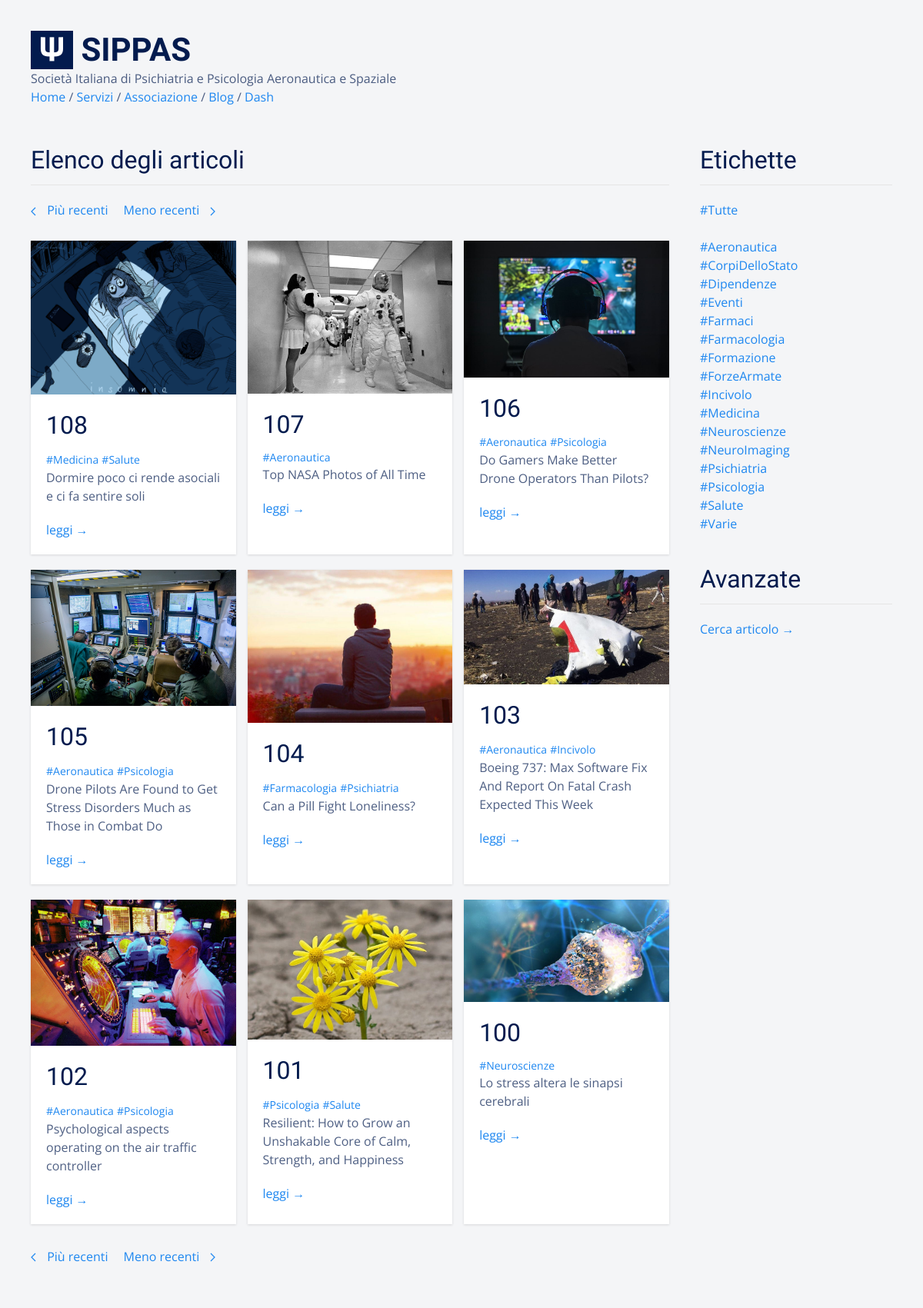
/blog/, run on an earlier commit of the app's database.
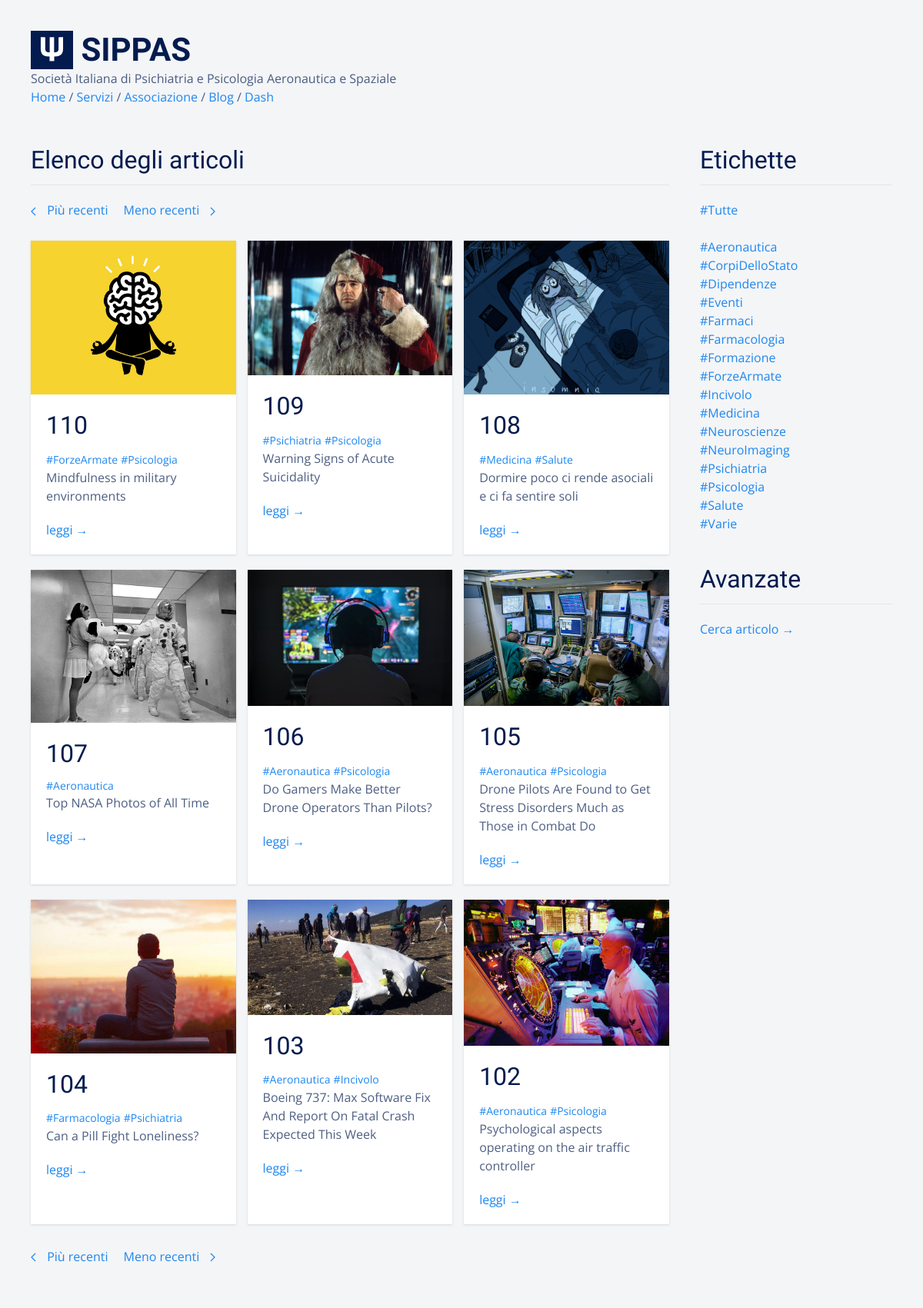
And on a later commit of the database.
### tables this page shows
CREATE TABLE "posts" (
  "id" integer NOT NULL,
  "title" text,
  "body" TEXT,
  "teaser" text,
  "tags" TEXT,
  "is_sticky" integer,
  "author" text,
  "created_at" TEXT,
  "updated_at" text,
  "published_at" TEXT,
  PRIMARY KEY ("id")
);

### flaskApp/blueprints/blog/routes.py (the view)
@bp_blog.route("/")
@cache.cached()
def posts():
  posts = query_db("SELECT * FROM posts ORDER BY id DESC LIMIT ?", [ BLOG_PAGE_SIZE ])
  return render_template(
    "blog/posts.html",
    posts=posts,
    tags=TAGS,
    pagination="blog/posts_pagination.html"
  )

### flaskApp/db/sqlite.py (called while the page is built)
def dict_factory(cursor, row):
  d = {}
  for idx, col in enumerate(cursor.description):
    d[col[0]] = row[idx]
  return d

def get_db():
  if "db" not in g:
    g.db = sqlite3.connect(
      db_path,
      detect_types=sqlite3.PARSE_DECLTYPES,
      isolation_level="DEFERRED"
    )
    g.db.cursor().execute("PRAGMA journal_mode=WAL")
    g.db.row_factory = dict_factory
  return g.db

def query_db(query, args=(), one=False):
  with closing(get_db().cursor().execute(query, args)) as cur:
    rv = cur.fetchall()
    return (rv[0] if rv else None) if one else rv

### flaskApp/blueprints/blog/templates/blog/posts.html
{% extends 'base.html' %}
{% block content %}
<div class="uk-section">
  <div class="uk-container">
    <div class="uk-grid">
      <div class="uk-width-3-4@s">
        <h2 class="uk-heading-divider">Elenco degli articoli</h2>
        {% if posts %}
        <div class="uk-margin">
          {% include pagination %}
        </div>
        {% include 'blog/posts_list.html' %}
        {% else %}
        <div class="uk-margin">
          Nessun articolo trovato.
        </div>
        {% endif %}
      </div>
      <div class="uk-width-expand">
        <div>
          <h2 class="uk-heading-divider">Etichette</h2>
          {% include 'blog/tags_list.html' %}
          <h2 class="uk-heading-divider uk-margin-medium-top">Avanzate</h2>
          <div class="uk-margin-top">
            <a href="{{ url_for('blog.posts_search') }}">Cerca articolo &rarr;</a>
          </div>
        </div>
      </div>
    </div>
    {% if posts %}
    <div class="uk-margin-small-top">
      {% include pagination %}
    </div>
    {% endif %}
  </div>
</div>
{% endblock %}

### flaskApp/blueprints/blog/templates/blog/posts_list.html
<div class="uk-grid uk-grid-match uk-grid-small">
  {% for p in posts %}
  <div class="uk-width-1-2@s uk-width-1-3@l uk-margin-bottom">
    <div class="uk-card uk-card-default uk-card-small uk-margin">
      {% if p.teaser %}
      <div class="uk-card-media-top">
        <img src="{{ url_for('static', filename='blog/' + p.teaser | replace('#', p.id | string)) }}" />
      </div>
      {% endif %}
      <div class="uk-card-body uk-padding-small-top">
        <h2 class="uk-margin-remove">{{ p.id }}</h2>
        <div class="uk-margin-small">
          <p class="uk-margin-remove">
            {% for tag in p.tags.split(' ') %} <a class="uk-text-small"
              href="{{ url_for('blog.posts_tagged', tag=tag) }}">{{ tag }}</a> {% endfor %}
          </p>
          <p class="uk-margin-remove">{{ p.title }}</p>
        </div>
        <div class="uk-margin">
          <a href="{{ url_for('blog.view_post', id=p.id) }}">leggi &rarr;</a>
        </div>
      </div>
    </div>
  </div>
  {% endfor %}
</div>

What changed in the data, as far as the page shows it:
no longer on this page (row unchanged): posts: teaser+id (picture), id "101", tag "#Psicologia" "#Salute", title "Resilient: How to Grow an Unshakable Core of Calm, Strength, and Happiness", shown under "Elenco degli articoli"
no longer on this page (row unchanged): posts: teaser+id (picture), id "100", tags "#Neuroscienze", title "Lo stress altera le sinapsi cerebrali"
added posts: teaser+id (picture), id "110", tag "#ForzeArmate" "#Psicologia", title "Mindfulness in military environments", shown under "Elenco degli articoli"
added posts: teaser+id (picture), id "109", tag "#Psichiatria" "#Psicologia", title "Warning Signs of Acute Suicidality", shown under "Elenco degli articoli"
